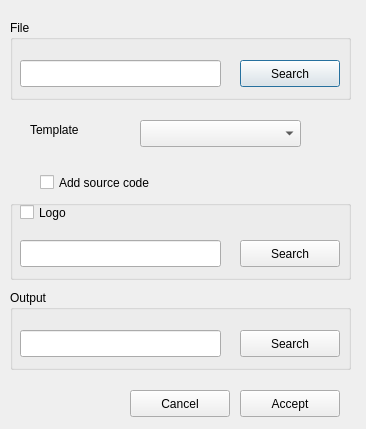
<?xml version="1.0" encoding="UTF-8"?>
<ui version="4.0">
 <class>Documentation_generator</class>
 <widget class="QDialog" name="Documentation_generator">
  <property name="geometry">
   <rect>
    <x>0</x>
    <y>0</y>
    <width>366</width>
    <height>429</height>
   </rect>
  </property>
  <property name="windowTitle">
   <string>Documentation generator</string>
  </property>
  <widget class="QPushButton" name="pushButton_input">
   <property name="geometry">
    <rect>
     <x>240</x>
     <y>60</y>
     <width>100</width>
     <height>27</height>
    </rect>
   </property>
   <property name="text">
    <string>Search</string>
   </property>
  </widget>
  <widget class="QPushButton" name="pushButton_cancel">
   <property name="geometry">
    <rect>
     <x>130</x>
     <y>390</y>
     <width>100</width>
     <height>27</height>
    </rect>
   </property>
   <property name="text">
    <string>Cancel</string>
   </property>
  </widget>
  <widget class="QPushButton" name="pushButton_accept">
   <property name="geometry">
    <rect>
     <x>240</x>
     <y>390</y>
     <width>100</width>
     <height>27</height>
    </rect>
   </property>
   <property name="text">
    <string>Accept</string>
   </property>
  </widget>
  <widget class="QComboBox" name="comboBox_templates">
   <property name="geometry">
    <rect>
     <x>140</x>
     <y>120</y>
     <width>161</width>
     <height>27</height>
    </rect>
   </property>
  </widget>
  <widget class="QLabel" name="label_2">
   <property name="geometry">
    <rect>
     <x>30</x>
     <y>120</y>
     <width>79</width>
     <height>19</height>
    </rect>
   </property>
   <property name="text">
    <string>Template</string>
   </property>
  </widget>
  <widget class="QCheckBox" name="checkBox">
   <property name="geometry">
    <rect>
     <x>40</x>
     <y>170</y>
     <width>181</width>
     <height>25</height>
    </rect>
   </property>
   <property name="text">
    <string>Add source code</string>
   </property>
  </widget>
  <widget class="QGroupBox" name="groupBox">
   <property name="geometry">
    <rect>
     <x>10</x>
     <y>20</y>
     <width>341</width>
     <height>80</height>
    </rect>
   </property>
   <property name="title">
    <string>File</string>
   </property>
   <widget class="QLineEdit" name="lineEdit_file">
    <property name="geometry">
     <rect>
      <x>10</x>
      <y>40</y>
      <width>201</width>
      <height>27</height>
     </rect>
    </property>
   </widget>
  </widget>
  <widget class="QGroupBox" name="groupBox_2">
   <property name="geometry">
    <rect>
     <x>10</x>
     <y>290</y>
     <width>341</width>
     <height>80</height>
    </rect>
   </property>
   <property name="title">
    <string>Output</string>
   </property>
   <widget class="QLineEdit" name="lineEdit_output">
    <property name="geometry">
     <rect>
      <x>10</x>
      <y>40</y>
      <width>201</width>
      <height>27</height>
     </rect>
    </property>
   </widget>
   <widget class="QPushButton" name="pushButton_output">
    <property name="geometry">
     <rect>
      <x>230</x>
      <y>40</y>
      <width>100</width>
      <height>27</height>
     </rect>
    </property>
    <property name="text">
     <string>Search</string>
    </property>
   </widget>
  </widget>
  <widget class="QGroupBox" name="groupBox_3">
   <property name="geometry">
    <rect>
     <x>10</x>
     <y>200</y>
     <width>341</width>
     <height>80</height>
    </rect>
   </property>
   <property name="title">
    <string/>
   </property>
   <widget class="QLineEdit" name="lineEdit_logo">
    <property name="geometry">
     <rect>
      <x>10</x>
      <y>40</y>
      <width>201</width>
      <height>27</height>
     </rect>
    </property>
   </widget>
   <widget class="QPushButton" name="pushButton_logo">
    <property name="geometry">
     <rect>
      <x>230</x>
      <y>40</y>
      <width>100</width>
      <height>27</height>
     </rect>
    </property>
    <property name="text">
     <string>Search</string>
    </property>
   </widget>
   <widget class="QCheckBox" name="checkBox_logo">
    <property name="geometry">
     <rect>
      <x>10</x>
      <y>0</y>
      <width>181</width>
      <height>25</height>
     </rect>
    </property>
    <property name="text">
     <string>Logo</string>
    </property>
   </widget>
  </widget>
  <zorder>groupBox</zorder>
  <zorder>pushButton_input</zorder>
  <zorder>pushButton_cancel</zorder>
  <zorder>pushButton_accept</zorder>
  <zorder>comboBox_templates</zorder>
  <zorder>label_2</zorder>
  <zorder>checkBox</zorder>
  <zorder>groupBox_2</zorder>
  <zorder>groupBox_3</zorder>
 </widget>
 <resources/>
 <connections/>
</ui>
